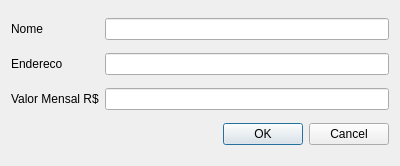
<?xml version="1.0" encoding="UTF-8"?>
<ui version="4.0">
 <class>NovoInquilinoDialog</class>
 <widget class="QDialog" name="NovoInquilinoDialog">
  <property name="geometry">
   <rect>
    <x>0</x>
    <y>0</y>
    <width>400</width>
    <height>166</height>
   </rect>
  </property>
  <property name="windowTitle">
   <string>Novo Inquilino</string>
  </property>
  <layout class="QGridLayout" name="gridLayout">
   <item row="0" column="0">
    <widget class="QLabel" name="label">
     <property name="text">
      <string>Nome</string>
     </property>
    </widget>
   </item>
   <item row="0" column="1">
    <widget class="QLineEdit" name="inputNome"/>
   </item>
   <item row="3" column="1">
    <widget class="QDialogButtonBox" name="buttonBox">
     <property name="orientation">
      <enum>Qt::Horizontal</enum>
     </property>
     <property name="standardButtons">
      <set>QDialogButtonBox::Cancel|QDialogButtonBox::Ok</set>
     </property>
    </widget>
   </item>
   <item row="1" column="0">
    <widget class="QLabel" name="label_2">
     <property name="text">
      <string>Endereco</string>
     </property>
    </widget>
   </item>
   <item row="1" column="1">
    <widget class="QLineEdit" name="inputEndereco"/>
   </item>
   <item row="2" column="0">
    <widget class="QLabel" name="label_3">
     <property name="text">
      <string>Valor Mensal R$</string>
     </property>
    </widget>
   </item>
   <item row="2" column="1">
    <widget class="QLineEdit" name="inputAluguel"/>
   </item>
  </layout>
 </widget>
 <resources/>
 <connections>
  <connection>
   <sender>buttonBox</sender>
   <signal>accepted()</signal>
   <receiver>NovoInquilinoDialog</receiver>
   <slot>accept()</slot>
   <hints>
    <hint type="sourcelabel">
     <x>248</x>
     <y>254</y>
    </hint>
    <hint type="destinationlabel">
     <x>157</x>
     <y>274</y>
    </hint>
   </hints>
  </connection>
  <connection>
   <sender>buttonBox</sender>
   <signal>rejected()</signal>
   <receiver>NovoInquilinoDialog</receiver>
   <slot>reject()</slot>
   <hints>
    <hint type="sourcelabel">
     <x>316</x>
     <y>260</y>
    </hint>
    <hint type="destinationlabel">
     <x>286</x>
     <y>274</y>
    </hint>
   </hints>
  </connection>
 </connections>
</ui>
